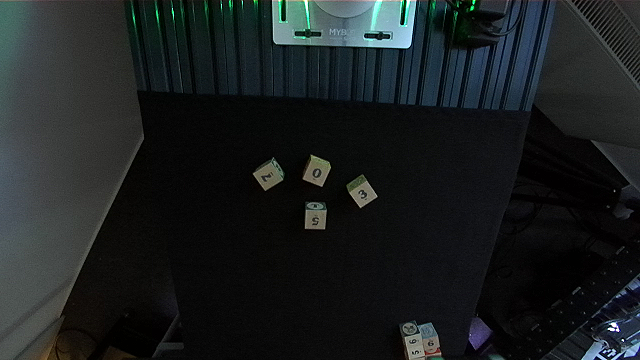
#> input picture rgb_raw_image.png, 640 x 360 px, found by its file name
$ python zed2_pose_detect.py
#> lines starting #> are read from the running program, lines starting #| are printed output that depends on the picture; after the words box and inside, x2 and y2 are one past the last pixel; in counts of white or black regions, pixels touching at a corner belong together
#> in main, rgb_image is the input picture: shape (360, 640, 3); mean B, G, R 32.3, 31.6, 27.1
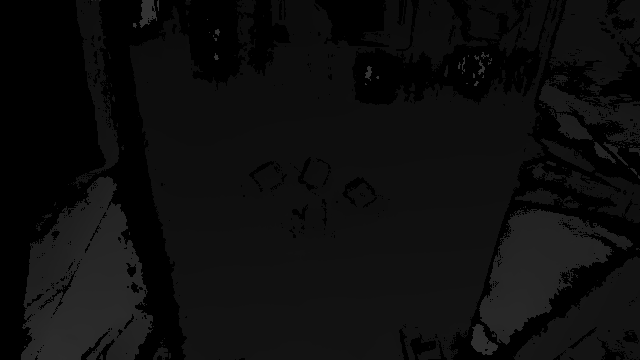
#> input picture image.png, 640 x 360 px, found by its file name
#> in main, depth_image is the input picture: shape (360, 640); min 0, max 53, mean 13.2
#!/usr/bin/env python3

import cv2
import numpy as np
import os
import rospy

class CubeDetector:
    def __init__(self):
        """
        Initialize the cube detector
        """
        pass

    def preprocess_image(self, rgb_image):
        """
        Preprocess the image for cube detection

        Args:
            rgb_image (np.ndarray): Input RGB image

        Returns:
            np.ndarray: Preprocessed binary image
        """
        # Convert to grayscale
        gray = cv2.cvtColor(rgb_image, cv2.COLOR_BGR2GRAY)
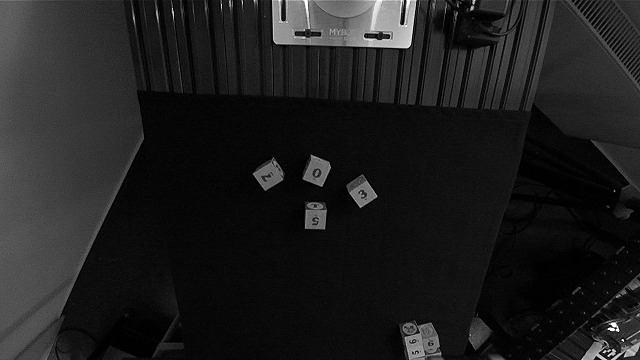
#> gray: shape (360, 640); min 0, max 255, mean 30.3

        # Apply Gaussian blur to reduce noise
        blurred = cv2.GaussianBlur(gray, (5, 5), 0)

        # Use Canny edge detection
        edges = cv2.Canny(blurred, 50, 150)
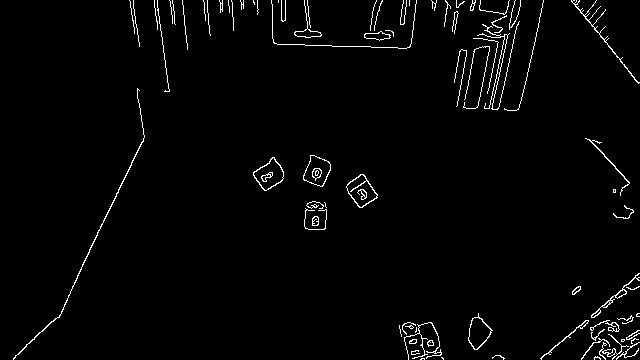
#> edges: shape (360, 640); 2.1% white in thin lines or dots

        # Dilate edges to connect broken edge lines
        dilated = cv2.dilate(edges, None, iterations=2)
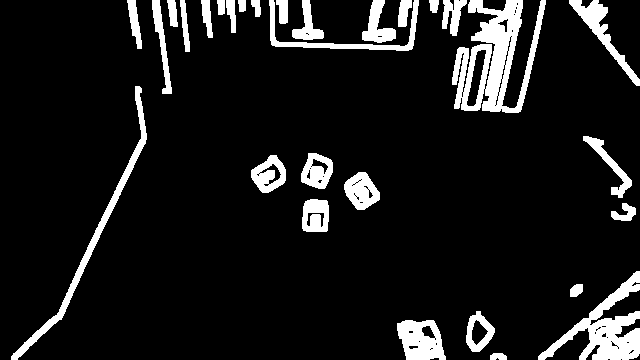
#> dilated: shape (360, 640); 10.3% white; 30 white regions

        return dilated

    def detect_cubes(self, rgb_image, depth_image=None):
        """
        Detect cubes in the image

        Args:
            rgb_image (np.ndarray): RGB image
            depth_image (np.ndarray, optional): Depth image

        Returns:
            list: Detected cube information
        """
        # Preprocess image
        processed = self.preprocess_image(rgb_image)

        # Find contours
        contours, _ = cv2.findContours(processed, cv2.RETR_EXTERNAL, cv2.CHAIN_APPROX_SIMPLE)
#> contours = 30 contours; largest, box (x1, y1, x2, y2) and area: (452, 0, 546, 113) 5142, (538, 271, 640, 360) 2932, (11, 86, 147, 360) 1760, (397, 320, 446, 360) 1480, (569, 0, 640, 86) 1100

        # Store detected cube information
        detected_cubes = []

        for contour in contours:
            # Filter contours by area
            area = cv2.contourArea(contour)
            if area < 500 or area > 1000:
                continue

            # Get bounding rectangle
            x, y, w, h = cv2.boundingRect(contour)

            # Filter by aspect ratio to ensure cube-like shape
            aspect_ratio = float(w) / h
            if aspect_ratio < 0.7 or aspect_ratio > 1.3:
                continue

            # Extract cube ROI
            cube_roi = rgb_image[y:y+h, x:x+w]

            # Estimate orientation using minimum area rectangle
            rect = cv2.minAreaRect(contour)
            (center, (width, height), angle) = rect

            # Get depth information
            depth_z = None
            if depth_image is not None:
                try:
                    # Use center point for depth
                    center_x, center_y = map(int, center)
                    if 0 <= center_y < depth_image.shape[0] and 0 <= center_x < depth_image.shape[1]:
                        depth_z = depth_image[center_y, center_x]
                except Exception:
                    depth_z = None

            # Attempt to recognize digits using simple thresholding
            digit = self.recognize_digit(cube_roi)

            cube_info = {
                'position': {
                    'x': center[0],
                    'y': center[1],
                    'z': depth_z
                },
                'orientation': angle,  # in degrees
                'digit': digit,
                'bbox': (x, y, w, h)
            }

            detected_cubes.append(cube_info)
#> this loop made 30 passes
#> (area, center, width) on passes 3, 8, 9, 10: (750, (476.6, 331.8), 31.74), (881, (360.7, 190.8), 29.12), (863, (269.4, 174.5), 34), (815, (317.2, 170.6), 32.52)
#> (area, center, width) on passes 11, 18: (587, (608.7, 163.3), 24.2), (657.5, (378.5, 21), 42)
#> pass 3, in detect_cubes, `cube_roi = rgb_image[y:y+h, x:x+w]`:
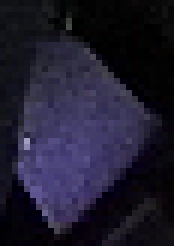
#> cube_roi: shape (41, 29, 3) (shown 6 times larger); mean B, G, R 46.2, 28, 30.8
#> pass 3, in recognize_digit, `_, binary = cv2.threshold(gray, 0, 255, cv2.THRESH_BINARY_INV + cv2.TH..`:
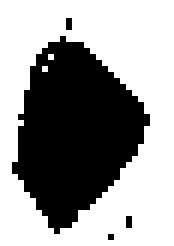
#> binary: shape (41, 29) (shown 6 times larger); 60.6% white; 4 black regions (3 under 20 px), largest, box (x1, y1, x2, y2) and area: (2, 6, 25, 39) 464
#> after the loop:
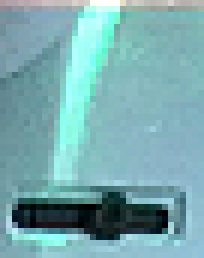
#> cube_roi: shape (43, 34, 3) (shown 6 times larger); mean B, G, R 174.8, 170.7, 120.6
#> after the loop, detected_cubes = 7 items

        return detected_cubes

    ## This function will be updated with the digit detector neural network ,the code below is a placeholder.
    def recognize_digit(self, cube_image):
        """
        Simple digit recognition using thresholding and contour analysis

        Args:
            cube_image (np.ndarray): Image of the cube

        Returns:
            str: Recognized digit or '?' if recognition fails
        """
        try:
            # Convert to grayscale
            gray = cv2.cvtColor(cube_image, cv2.COLOR_BGR2GRAY)

            # Apply adaptive thresholding
            _, binary = cv2.threshold(gray, 0, 255, cv2.THRESH_BINARY_INV + cv2.THRESH_OTSU)

            # Find contours
            contours, _ = cv2.findContours(binary, cv2.RETR_EXTERNAL, cv2.CHAIN_APPROX_SIMPLE)

            if contours:
                # Find the largest contour (likely the digit)
                largest_contour = max(contours, key=cv2.contourArea)

                # Get bounding rectangle
                x, y, w, h = cv2.boundingRect(largest_contour)

                # Rough digit estimation based on aspect ratio and area
                aspect_ratio = float(w) / h

                # These are very rough heuristics and would need calibration
                if 0.3 < aspect_ratio < 0.7:
                    # Likely 1
                    return "1"
                elif 0.7 < aspect_ratio < 1.3:
                    # Likely 0, 4, 7
                    return "0"
                else:
                    # Other digits might have different characteristics
                    return "?"

            return "?"

        except Exception as e:
            rospy.logerr(f"Digit recognition error: {e}")
            return "?"

    def visualize_results(self, rgb_image, detected_cubes):
        """
        Create a visualization of detected cubes

        Args:
            rgb_image (np.ndarray): Original RGB image
            detected_cubes (list): List of detected cube information

        Returns:
            np.ndarray: Annotated image
        """
        display_image = rgb_image.copy()

        for cube in detected_cubes:
            x, y, w, h = cube['bbox']

            # Draw bounding box
            cv2.rectangle(display_image, (x, y), (x+w, y+h), (0, 255, 0), 2)

            # Draw centroid
            center_x = int(cube['position']['x'])
            center_y = int(cube['position']['y'])
            cv2.circle(display_image, (center_x, center_y), 5, (255, 0, 0), -1)

            # Annotate with digit and orientation
            label = f"Digit: {cube['digit']}, Angle: {cube['orientation']:.2f}°"
            cv2.putText(display_image, label, (x, y-10),
                        cv2.FONT_HERSHEY_SIMPLEX, 0.5, (0, 255, 0), 2)

        return display_image

def main():
    # Initialize ROS node
    rospy.init_node('cube_detection_node', anonymous=True)

    # Get parameters
    # rgb_path = rospy.get_param('/home/ragini/Desktop/iRobMan Lab/zed2_rgb_raw_image.png', '')
    # depth_path = rospy.get_param('/home/ragini/Desktop/iRobMan Lab/zed2_depth_image.png', '')
    # output_path = rospy.get_param('~output_path', 'cube_detection_result.png')
    rgb_path = '/opt/ros_ws/src/Intelligent-Robot-Manipulation-/rgb_raw_image.png'
    depth_path = '/opt/ros_ws/src/Intelligent-Robot-Manipulation-/image.png'
    output_path = 'cube_detection_result.png'  # or full path if needed

    # Validate input paths
    if not rgb_path or not os.path.exists(rgb_path):
        rospy.logerr(f"Invalid RGB image path: {rgb_path}")
        return

    if not depth_path or not os.path.exists(depth_path):
        rospy.logerr(f"Invalid depth image path: {depth_path}")
        return

    # Load images
    rgb_image = cv2.imread(rgb_path)
    depth_image = cv2.imread(depth_path, cv2.IMREAD_ANYDEPTH)


    # Initialize detector
    detector = CubeDetector()

    # Detect cubes
    detected_cubes = detector.detect_cubes(rgb_image, depth_image)
#> detected_cubes = 7 items

    # Log detection results
    rospy.loginfo(f"Detected {len(detected_cubes)} cubes")
#> (this line was passed over: rospy is not available in this run)
    for i, cube in enumerate(detected_cubes):
        rospy.loginfo(f"Cube {i+1}:")
        rospy.loginfo(f"  Position: {cube['position']}")
        rospy.loginfo(f"  Orientation: {cube['orientation']:.2f}°")
        rospy.loginfo(f"  Digit: {cube['digit']}")
#> this loop made 1 pass

    # Visualize results
    result_image = detector.visualize_results(rgb_image, detected_cubes)
    #result_image = detector.visualize_results(rgb_image_cropped, detected_cubes)

    # Save result
    cv2.imwrite(output_path, result_image)
    rospy.loginfo(f"Result saved to {output_path}")

if __name__ == '__main__':
    main()
#> (the call stopped at in main, `rospy.loginfo(f"Cube {i+1}:")`: rospy is not available in this run)


# [18 lines of commented-out code are left out]
